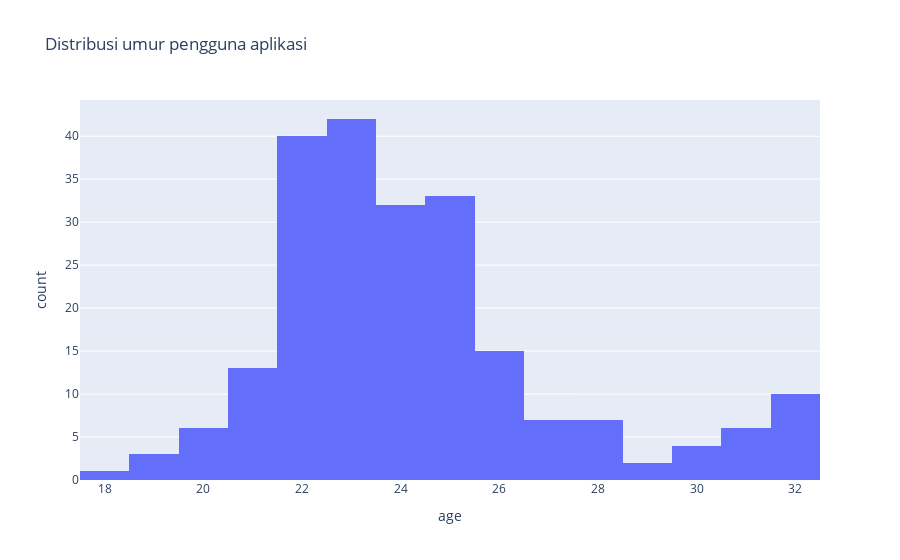

Write notebook code for a chart like this one.
### Markdown cell above
Bedasarkan piechart ini:
- Pengguna terbanyak aplikasi adalah mahasiswa.
- Pengguna kedua terbanyak aplikasi adalah karyawan.
- Pengguna terkecil aplikasi adalah ibu rumah tangga.

### Code cell
fig = px.histogram(customer, x='age', title='Distribusi umur pengguna aplikasi')
fig.show()

### Figure 1 — Plotly figure (JSON) as saved in the notebook; plotly's stock layout.template omitted (floating-point values rounded to 4 significant figures; data arrays with more than 128 entries replaced by an {"elided": "..."} marker saying what was removed)
{"data": [{"bingroup": "x", "hovertemplate": "age=%{x}<br>count=%{y}<extra></extra>", "legendgroup": "", "marker": {"color": "#636efa", "pattern": {"shape": ""}}, "name": "", "orientation": "v", "showlegend": false, "type": "histogram", "x": {"elided": "221 int values"}, "xaxis": "x", "yaxis": "y"}], "layout": {"barmode": "relative", "legend": {"tracegroupgap": 0}, "title": {"text": "Distribusi umur pengguna aplikasi"}, "xaxis": {"anchor": "y", "domain": [0, 1], "title": {"text": "age"}}, "yaxis": {"anchor": "x", "domain": [0, 1], "title": {"text": "count"}}}}
